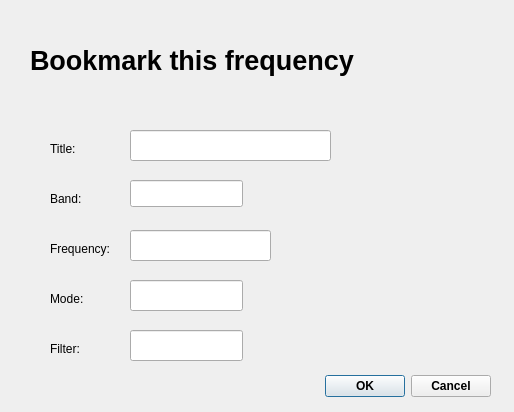
<?xml version="1.0" encoding="UTF-8"?>
<ui version="4.0">
 <class>BookmarkDialog</class>
 <widget class="QDialog" name="BookmarkDialog">
  <property name="geometry">
   <rect>
    <x>0</x>
    <y>0</y>
    <width>514</width>
    <height>412</height>
   </rect>
  </property>
  <property name="font">
   <font>
    <weight>75</weight>
    <bold>true</bold>
   </font>
  </property>
  <property name="windowTitle">
   <string>Bookmark</string>
  </property>
  <widget class="QDialogButtonBox" name="buttonBox">
   <property name="geometry">
    <rect>
     <x>150</x>
     <y>370</y>
     <width>341</width>
     <height>32</height>
    </rect>
   </property>
   <property name="orientation">
    <enum>Qt::Horizontal</enum>
   </property>
   <property name="standardButtons">
    <set>QDialogButtonBox::Cancel|QDialogButtonBox::Ok</set>
   </property>
  </widget>
  <widget class="QLabel" name="label">
   <property name="geometry">
    <rect>
     <x>30</x>
     <y>40</y>
     <width>441</width>
     <height>41</height>
    </rect>
   </property>
   <property name="font">
    <font>
     <pointsize>20</pointsize>
    </font>
   </property>
   <property name="text">
    <string>Bookmark this frequency</string>
   </property>
  </widget>
  <widget class="QLabel" name="label_2">
   <property name="geometry">
    <rect>
     <x>50</x>
     <y>240</y>
     <width>91</width>
     <height>17</height>
    </rect>
   </property>
   <property name="font">
    <font>
     <weight>50</weight>
     <bold>false</bold>
    </font>
   </property>
   <property name="text">
    <string>Frequency:</string>
   </property>
  </widget>
  <widget class="QLabel" name="label_4">
   <property name="geometry">
    <rect>
     <x>50</x>
     <y>290</y>
     <width>67</width>
     <height>17</height>
    </rect>
   </property>
   <property name="font">
    <font>
     <weight>50</weight>
     <bold>false</bold>
    </font>
   </property>
   <property name="text">
    <string>Mode:</string>
   </property>
  </widget>
  <widget class="QLabel" name="label_5">
   <property name="geometry">
    <rect>
     <x>50</x>
     <y>340</y>
     <width>67</width>
     <height>17</height>
    </rect>
   </property>
   <property name="font">
    <font>
     <weight>50</weight>
     <bold>false</bold>
    </font>
   </property>
   <property name="text">
    <string>Filter:</string>
   </property>
  </widget>
  <widget class="QLabel" name="label_6">
   <property name="geometry">
    <rect>
     <x>50</x>
     <y>140</y>
     <width>67</width>
     <height>17</height>
    </rect>
   </property>
   <property name="font">
    <font>
     <weight>50</weight>
     <bold>false</bold>
    </font>
   </property>
   <property name="text">
    <string>Title:</string>
   </property>
  </widget>
  <widget class="QLineEdit" name="titleLineEdit">
   <property name="geometry">
    <rect>
     <x>130</x>
     <y>130</y>
     <width>201</width>
     <height>31</height>
    </rect>
   </property>
  </widget>
  <widget class="QLineEdit" name="frequencyLineEdit">
   <property name="geometry">
    <rect>
     <x>130</x>
     <y>230</y>
     <width>141</width>
     <height>31</height>
    </rect>
   </property>
  </widget>
  <widget class="QLineEdit" name="modeLineEdit">
   <property name="geometry">
    <rect>
     <x>130</x>
     <y>280</y>
     <width>113</width>
     <height>31</height>
    </rect>
   </property>
  </widget>
  <widget class="QLineEdit" name="filterLineEdit">
   <property name="geometry">
    <rect>
     <x>130</x>
     <y>330</y>
     <width>113</width>
     <height>31</height>
    </rect>
   </property>
  </widget>
  <widget class="QLabel" name="label_3">
   <property name="geometry">
    <rect>
     <x>50</x>
     <y>190</y>
     <width>67</width>
     <height>17</height>
    </rect>
   </property>
   <property name="font">
    <font>
     <weight>50</weight>
     <bold>false</bold>
    </font>
   </property>
   <property name="text">
    <string>Band:</string>
   </property>
  </widget>
  <widget class="QLineEdit" name="bandLineEdit">
   <property name="geometry">
    <rect>
     <x>130</x>
     <y>180</y>
     <width>113</width>
     <height>27</height>
    </rect>
   </property>
  </widget>
 </widget>
 <resources/>
 <connections>
  <connection>
   <sender>buttonBox</sender>
   <signal>accepted()</signal>
   <receiver>BookmarkDialog</receiver>
   <slot>accept()</slot>
   <hints>
    <hint type="sourcelabel">
     <x>248</x>
     <y>254</y>
    </hint>
    <hint type="destinationlabel">
     <x>157</x>
     <y>274</y>
    </hint>
   </hints>
  </connection>
  <connection>
   <sender>buttonBox</sender>
   <signal>rejected()</signal>
   <receiver>BookmarkDialog</receiver>
   <slot>reject()</slot>
   <hints>
    <hint type="sourcelabel">
     <x>316</x>
     <y>260</y>
    </hint>
    <hint type="destinationlabel">
     <x>286</x>
     <y>274</y>
    </hint>
   </hints>
  </connection>
 </connections>
</ui>
